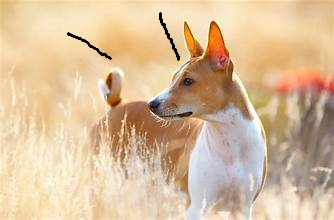
#> input picture cat_damaged.png, 334 x 220 px
$ python 'pr 6.2.py'
#> lines starting #> are read from the running program, lines starting #| are printed output that depends on the picture; after the words box and inside, x2 and y2 are one past the last pixel; in counts of white or black regions, pixels touching at a corner belong together
import cv2
import numpy as np
import matplotlib.pyplot as plt

# -------------------------------
# Step 1: Read the damaged image
# -------------------------------
damaged_img = cv2.imread("cat_damaged.png")
#> damaged_img is the input picture: shape (220, 334, 3); mean B, G, R 155.3, 189.1, 217

# -------------------------------
# Step 2: Create mask automatically
# -------------------------------
height, width = damaged_img.shape[0], damaged_img.shape[1]
#> height = 220; width = 334

mask_auto = np.zeros((height, width, 3), dtype=np.uint8)

for i in range(height):
    for j in range(width):
        if damaged_img[i, j].sum() > 0:   # non-black pixel
            mask_auto[i, j] = [0, 0, 0]
        else:                              # damaged black pixel
            mask_auto[i, j] = [255, 255, 255]
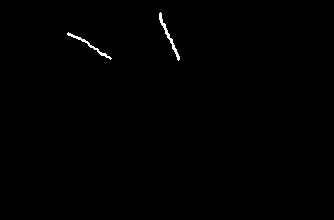
#> mask_auto: shape (220, 334, 3); 0.39% white in thin lines or dots, all inside (x1, y1, x2, y2) = (67, 12, 180, 61)

# Convert mask to grayscale
mask_auto_gray = cv2.cvtColor(mask_auto, cv2.COLOR_BGR2GRAY)

# -------------------------------
# Step 3: Restore with TELEA method
# -------------------------------
restored_telea = cv2.inpaint(
    damaged_img,
    mask_auto_gray,
    3,
    cv2.INPAINT_TELEA
)

# -------------------------------
# Step 4: Restore with NS method
# -------------------------------
mask_predefined = cv2.imread("cat_mask.png", 0)
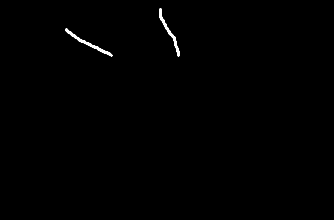
#> input picture cat_mask.png, 334 x 220 px
#> mask_predefined is the input picture: shape (220, 334); min 0, max 255, mean 1.2

restored_ns = cv2.inpaint(
    damaged_img,
    mask_predefined,
    3,
    cv2.INPAINT_NS
)

# -------------------------------
# Step 5: Plot results
# -------------------------------
images = [
    damaged_img,
    mask_auto_gray,
    restored_telea,
    restored_ns
]

titles = [
    "Original Damaged",
    "Generated Mask",
    "Restored (Telea)",
    "Restored (Navier-Stokes)"
]

plt.figure(figsize=(12, 6))

for i in range(4):
    plt.subplot(2, 2, i + 1)

    if len(images[i].shape) == 2:
        # Grayscale mask
        plt.imshow(images[i], cmap="gray")
    else:
        # Convert BGR to RGB
        plt.imshow(cv2.cvtColor(images[i], cv2.COLOR_BGR2RGB))

    plt.title(titles[i])
    plt.axis("off")

plt.tight_layout()
plt.show()
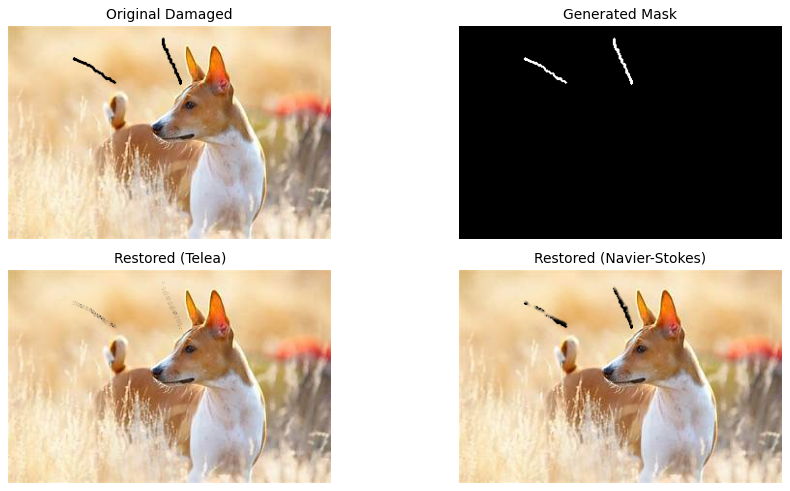
#> figure drawn by matplotlib, 4 panels
